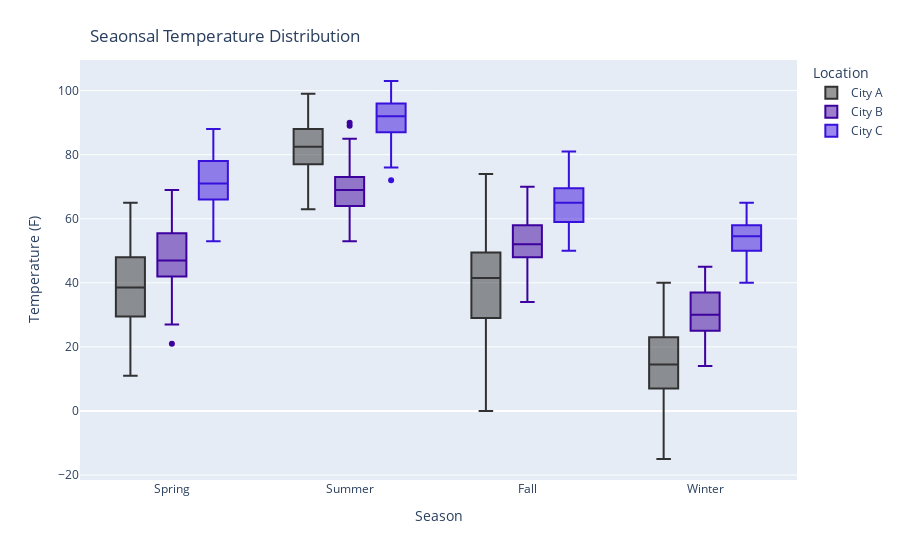

Notebook code for this chart:
### Code cell
# Create figure and set color theme
boxplot = px.box(df, x = "Season", color = "Location", y = "Temp",
                 color_discrete_sequence = px.colors.cyclical.Edge)

# Update titles (main and axes) and format
boxplot.update_layout(title = {"text": "Seaonsal Temperature Distribution",
                               "xanchor": "left", "yanchor": "top", "x": 0.1}, 
                               legend_title_text = "Location", xaxis_title = "Season", yaxis_title = "Temperature (F)")

# Show plot
boxplot.show()

### Figure 1 — Plotly figure (JSON) as saved in the notebook; plotly's stock layout.template omitted (floating-point values rounded to 4 significant figures; data arrays with more than 128 entries replaced by an {"elided": "..."} marker saying what was removed)
{"data": [{"alignmentgroup": "True", "hovertemplate": "Location=City A<br>Season=%{x}<br>Temp=%{y}<extra></extra>", "legendgroup": "City A", "marker": {"color": "#313131"}, "name": "City A", "notched": false, "offsetgroup": "City A", "orientation": "v", "showlegend": true, "type": "box", "x": {"elided": "400 str values"}, "x0": " ", "xaxis": "x", "y": {"elided": "400 int values"}, "y0": " ", "yaxis": "y"}, {"alignmentgroup": "True", "hovertemplate": "Location=City B<br>Season=%{x}<br>Temp=%{y}<extra></extra>", "legendgroup": "City B", "marker": {"color": "#3d019d"}, "name": "City B", "notched": false, "offsetgroup": "City B", "orientation": "v", "showlegend": true, "type": "box", "x": {"elided": "400 str values"}, "x0": " ", "xaxis": "x", "y": {"elided": "400 int values"}, "y0": " ", "yaxis": "y"}, {"alignmentgroup": "True", "hovertemplate": "Location=City C<br>Season=%{x}<br>Temp=%{y}<extra></extra>", "legendgroup": "City C", "marker": {"color": "#3810dc"}, "name": "City C", "notched": false, "offsetgroup": "City C", "orientation": "v", "showlegend": true, "type": "box", "x": {"elided": "400 str values"}, "x0": " ", "xaxis": "x", "y": {"elided": "400 int values"}, "y0": " ", "yaxis": "y"}], "layout": {"boxmode": "group", "legend": {"title": {"text": "Location"}, "tracegroupgap": 0}, "margin": {"t": 60}, "title": {"text": "Seaonsal Temperature Distribution", "x": 0.1, "xanchor": "left", "yanchor": "top"}, "xaxis": {"anchor": "y", "domain": [0, 1], "title": {"text": "Season"}}, "yaxis": {"anchor": "x", "domain": [0, 1], "title": {"text": "Temperature (F)"}}}}
